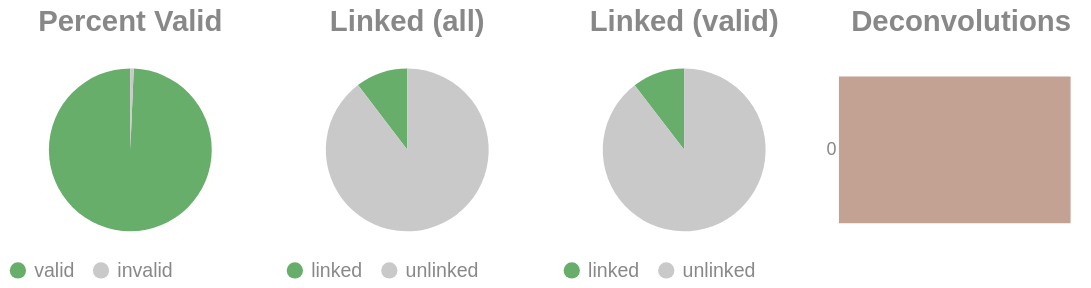

Here is the notebook cell this chart was saved with:
### Code cell
if SKIPLR:
    pass
else:
    clash = Counter()
    for i in valids['molecule'].to_list():
        _mol = i.split("-")
        if len(_mol) == 1:
            clash.update('0')
        else:
            clash.update(_mol[-1])

    _d = {"deconvolutions": [], 'count': []}
    for k,v in clash.items():
        _d['deconvolutions'].append(k)
        _d['count'].append(v)

    tot_valid = valids['reads'].sum()
    mask = valids['reads'] >= 2
    n_linked_reads = valids.filter(mask)['reads'].sum()
    if n_linked_reads == 0:
        print_html("No linked molecules (>=2 reads) were detected; skipping linked-only distributions.")
        SKIPLR = True
    else:
        perc_valid = round(tot_valid / n_reads, 4)
        linked_perc_abs = round(n_linked_reads / n_reads, 4)
        linked_perc = round(n_linked_reads / tot_valid, 4)

    _valid = pl.DataFrame({"valids": ['valid', 'invalid'], "count": [tot_valid, n_reads - tot_valid]})
    _linked_abs = pl.DataFrame({"linked (absolute)": ['linked', 'unlinked'], "count": [n_linked_reads, n_reads - n_linked_reads]})
    _linked_rel = pl.DataFrame({"linked (valids)": ['linked', 'unlinked'], "count": [n_linked_reads, tot_valid - n_linked_reads]})

    (
        alt.hconcat(
            piechart(_valid, goodval = 'valid', title = "Percent Valid"),
            piechart(_linked_abs, goodval = "linked", title =  "Linked (all)"),
            piechart(_linked_rel, goodval = "linked", title =  "Linked (valid)"),
            convolutionbar(pl.DataFrame(_d), title = "Deconvolutions"),
            center = True,
            bounds = 'flush'
        )
        .resolve_scale(color='independent')
        .resolve_legend('independent')
        .properties(usermeta={'embedOptions': {"actions": False}})
    ).display()

### Figure 1 — Vega-Lite specification as saved in the notebook (floating-point values rounded to 4 significant figures)
{"width": "container", "height": 400, "config": {"title": {"anchor": "start", "dy": -15, "fontSize": 18, "color": "#888888", "subtitleColor": "#888888", "subtitleFontSize": 14}, "arc": {"fill": "#0072B2"}, "axis": {"domainColor": "#888888", "domainWidth": 0.5, "gridWidth": 0.2, "grid": false, "titleFontWeight": 400, "titleFontSize": 15, "labelFontSize": 11, "labelColor": "#888888", "tickColor": "#888888", "tickWidth": 0.2, "titleColor": "#888888"}, "axisBand": {"grid": false}, "axisX": {"grid": true, "tickSize": 10, "domainCap": "round"}, "axisY": {"domain": false, "grid": true, "tickSize": 0, "domainCap": "round"}, "background": "transparent", "header": {"labelFontSize": 15, "labelColor": "#888888", "titleFontSize": 15, "titleFontWeight": 600, "titleColor": "#888888"}, "legend": {"labelFont": "sans-serif", "labelFontSize": 12, "labelColor": "#888888", "symbolSize": 100, "symbolType": "circle", "titleFontSize": 12, "titlePadding": 10, "titleColor": "#888888", "title": null}, "range": {"category": ["#E69F00", "#56B4E9", "#009E73", "#F0E442", "#0072B2", "#D55E00", "#CC79A7", "#000000"], "diverging": ["#cfe8f3", "#a2d4ec", "#73bfe2", "#46abdb", "#1696d2", "#12719e"]}, "area": {"fill": "#0072B2", "fillOpacity": 0.7, "line": true, "strokeOpacity": 0.7}, "line": {"color": "#0072B2", "stroke": "#0072B2", "strokeWidth": 2}, "trail": {"color": "#0072B2", "stroke": "#0072B2", "strokeWidth": 0, "size": 1}, "point": {"filled": true, "fillOpacity": 1.0, "size": 95}, "text": {"color": "#888888", "fontSize": 11, "align": "right", "fontWeight": 400, "size": 11}, "bar": {"fill": "#0072B2", "stroke": null}, "view": {"stroke": null, "continuousWidth": 660, "continuousHeight": 400}}, "hconcat": [{"data": {"name": "data-7e2d74565b5d258efcbc3479fa7c0a1c"}, "mark": {"type": "arc"}, "encoding": {"color": {"field": "valids", "legend": {"orient": "bottom", "title": null}, "scale": {"domain": ["valid", "invalid"], "range": ["#68ae6b", "#C9C9C9"]}, "title": "Valids", "type": "nominal"}, "theta": {"field": "count", "type": "quantitative"}, "tooltip": [{"field": "valids", "title": "Valids", "type": "ordinal"}, {"field": "percent", "format": ".2%", "title": "Percent", "type": "quantitative"}, {"field": "count", "title": "Count", "type": "quantitative"}]}, "height": 100, "title": {"text": "Percent Valid", "align": "center", "anchor": "middle"}, "transform": [{"calculate": "datum.count / 2223875", "as": "percent"}], "width": 150}, {"data": {"name": "data-8e96a125f5281fb5e3d7a8f37cc47acd"}, "mark": {"type": "arc"}, "encoding": {"color": {"field": "linked (absolute)", "legend": {"orient": "bottom", "title": null}, "scale": {"domain": ["linked", "unlinked"], "range": ["#68ae6b", "#C9C9C9"]}, "title": "Linked (Absolute)", "type": "nominal"}, "theta": {"field": "count", "type": "quantitative"}, "tooltip": [{"field": "linked (absolute)", "title": "Linked (Absolute)", "type": "ordinal"}, {"field": "percent", "format": ".2%", "title": "Percent", "type": "quantitative"}, {"field": "count", "title": "Count", "type": "quantitative"}]}, "height": 100, "title": {"text": "Linked (all)", "align": "center", "anchor": "middle"}, "transform": [{"calculate": "datum.count / 2223875", "as": "percent"}], "width": 150}, {"data": {"name": "data-83c3110972b12e0ab3c2fa5cc55cf7e8"}, "mark": {"type": "arc"}, "encoding": {"color": {"field": "linked (valids)", "legend": {"orient": "bottom", "title": null}, "scale": {"domain": ["linked", "unlinked"], "range": ["#68ae6b", "#C9C9C9"]}, "title": "Linked (Valids)", "type": "nominal"}, "theta": {"field": "count", "type": "quantitative"}, "tooltip": [{"field": "linked (valids)", "title": "Linked (Valids)", "type": "ordinal"}, {"field": "percent", "format": ".2%", "title": "Percent", "type": "quantitative"}, {"field": "count", "title": "Count", "type": "quantitative"}]}, "height": 100, "title": {"text": "Linked (valid)", "align": "center", "anchor": "middle"}, "transform": [{"calculate": "datum.count / 2208972", "as": "percent"}], "width": 150}, {"data": {"name": "data-d642e2aa9e973726ea4dd604b089b037"}, "mark": {"type": "bar"}, "encoding": {"color": {"field": "deconvolutions", "legend": null, "scale": {"scheme": "lightgreyred"}, "type": "nominal"}, "tooltip": [{"field": "deconvolutions", "title": "Deconvolutions", "type": "ordinal"}, {"field": "percent", "format": ".2%", "title": "Percent", "type": "quantitative"}, {"field": "count", "title": "Count", "type": "quantitative"}], "x": {"axis": null, "field": "count", "type": "quantitative"}, "y": {"field": "deconvolutions", "sort": "ascending", "title": null, "type": "nominal"}}, "height": 100, "title": {"text": "Deconvolutions", "align": "center", "anchor": "middle"}, "transform": [{"calculate": "datum.count / 2085704", "as": "percent"}], "width": 150}], "bounds": "flush", "center": true, "resolve": {"legend": {"angle": "independent"}, "scale": {"color": "independent"}}, "usermeta": {"embedOptions": {"actions": false}}, "$schema": "https://vega.github.io/schema/vega-lite/v6.1.0.json", "datasets": {"data-7e2d74565b5d258efcbc3479fa7c0a1c": [{"valids": "valid", "count": 2208972}, {"valids": "invalid", "count": 14903}], "data-8e96a125f5281fb5e3d7a8f37cc47acd": [{"linked (absolute)": "linked", "count": 230115}, {"linked (absolute)": "unlinked", "count": 1993760}], "data-83c3110972b12e0ab3c2fa5cc55cf7e8": [{"linked (valids)": "linked", "count": 230115}, {"linked (valids)": "unlinked", "count": 1978857}], "data-d642e2aa9e973726ea4dd604b089b037": [{"deconvolutions": "0", "count": 2085704}]}}
